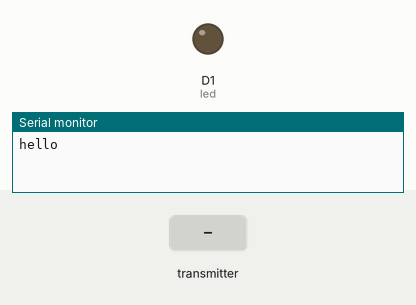
Recording of a sketch running on a simulated ESP8266 (NodeMCU). On the bench: output pins drawn as LEDs (lit = HIGH), the last lines printed to the serial monitor. Inputs (shaded band) come from the test bench. No radio packets arrive unless stated.

Above: at 1.2 s.
1.3 s: the transmitter starts sending buttonState = 1
At 1.6 s:
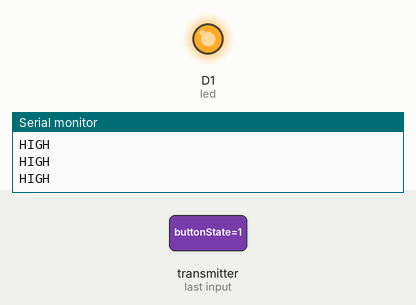
2.8 s: the transmitter starts sending buttonState = 0
At 4.0 s:
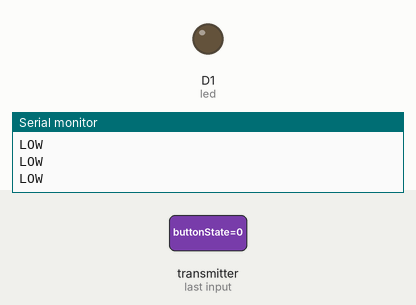
Timing chart, 0 to 5.8 s (numbered marks = the images above; inputs shaded):
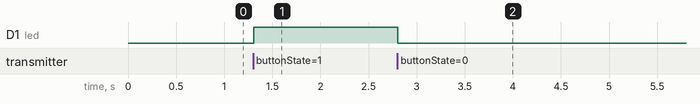

The sketch:

TEXT_ESP.ino
```cpp
/*
 * Reciever
 */

#include <ESP8266WiFi.h>
#include <SPI.h>
#include <nRF24L01.h>
#include <RF24.h>
#include <stdint.h>

#define led D1


RF24 radio(D4, D3); // CNS, CE

const byte address[6] = "00001";
boolean buttonState = 0;


void setup() {
  Serial.begin(9600);
  radio.begin();
  radio.openReadingPipe(0, address);
  radio.setPALevel(RF24_PA_MIN);
  radio.startListening();
  Serial.println("hello");
  pinMode(led, OUTPUT);

}

void loop() {

  radio.startListening();
  while (!radio.available()){delay(10);}
  radio.read(&buttonState, sizeof(buttonState));
  if (buttonState == HIGH) {
    digitalWrite(led, HIGH);
    Serial.println("HIGH");
  }
  else {
    digitalWrite(led, LOW);
    Serial.println("LOW");
  }
}
```

Measured:
- after the input at 1.3 s, D1 (led): LOW → HIGH at once
- after the input at 2.8 s, D1 (led): HIGH → LOW at once
